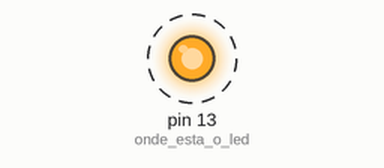
Simulated run of this sketch. Board: Arduino Uno, built with avr-gcc and run on an emulated ATmega328P. Parts: output pins drawn as LEDs (lit = HIGH). Dashed ring = blinking.

Above: at 0.5 s.
Timing chart, 0 to 4.6 s (numbered marks = the images above):
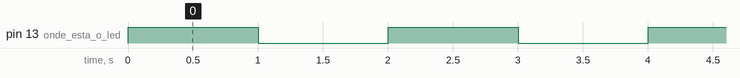

Measured:
- by itself, pin 13 (onde_esta_o_led): alternates HIGH for 1.0 s and LOW for 1.0 s

The sketch:

fs_01_arduino_led_blink.ino
```cpp
// Foto-si´ntese, Arduino + Processing Workshop, Andre Sier, 2013

/*
1-liga o led
2-espera
3-desliga o led
4-espera

repete
*/


// variaveis a usar no programa

int onde_esta_o_led = 13;

int tempo_de_delay = 1000;


// funcao setup
void setup() {
  // put your setup code here, to run once:

  //pinMode(13, OUTPUT);
  pinMode(onde_esta_o_led, OUTPUT); // o pin do led e output

}

// funcao loop
void loop() {
  // put your main code here, to run repeatedly:

  digitalWrite( onde_esta_o_led, HIGH); // ligar o led

  delay(tempo_de_delay);

  digitalWrite( onde_esta_o_led, LOW); // desligar o led


  delay(tempo_de_delay);


}
```
